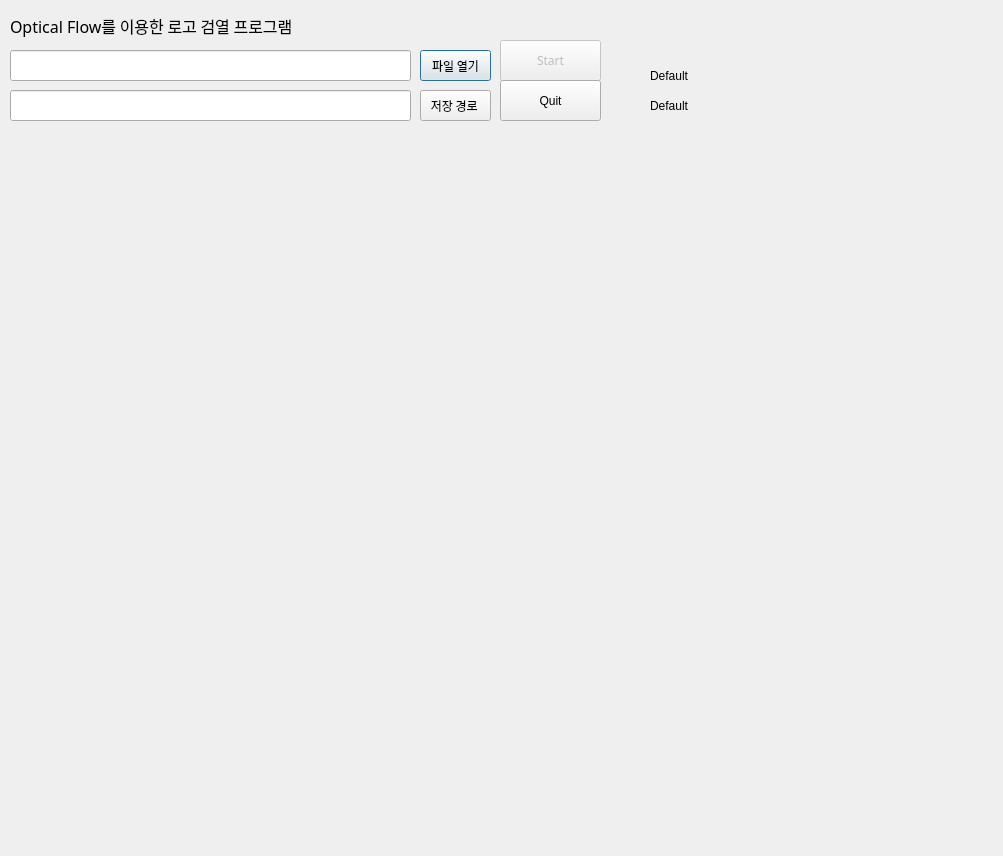
<?xml version="1.0" encoding="UTF-8"?>
<ui version="4.0">
 <class>Dialog</class>
 <widget class="QDialog" name="Dialog">
  <property name="geometry">
   <rect>
    <x>0</x>
    <y>0</y>
    <width>1003</width>
    <height>856</height>
   </rect>
  </property>
  <property name="windowTitle">
   <string>Dialog</string>
  </property>
  <widget class="QPushButton" name="openButton">
   <property name="geometry">
    <rect>
     <x>420</x>
     <y>50</y>
     <width>71</width>
     <height>31</height>
    </rect>
   </property>
   <property name="font">
    <font>
     <family>함초롬돋움</family>
    </font>
   </property>
   <property name="text">
    <string>파일 열기</string>
   </property>
  </widget>
  <widget class="QLineEdit" name="openRoute">
   <property name="geometry">
    <rect>
     <x>10</x>
     <y>50</y>
     <width>401</width>
     <height>31</height>
    </rect>
   </property>
   <property name="font">
    <font>
     <family>함초롬돋움</family>
    </font>
   </property>
   <property name="readOnly">
    <bool>true</bool>
   </property>
  </widget>
  <widget class="QPushButton" name="startButton">
   <property name="enabled">
    <bool>false</bool>
   </property>
   <property name="geometry">
    <rect>
     <x>500</x>
     <y>40</y>
     <width>101</width>
     <height>41</height>
    </rect>
   </property>
   <property name="font">
    <font>
     <family>함초롬돋움</family>
    </font>
   </property>
   <property name="text">
    <string>Start</string>
   </property>
  </widget>
  <widget class="QLineEdit" name="saveRoute">
   <property name="geometry">
    <rect>
     <x>10</x>
     <y>90</y>
     <width>401</width>
     <height>31</height>
    </rect>
   </property>
   <property name="font">
    <font>
     <family>함초롬돋움</family>
    </font>
   </property>
   <property name="text">
    <string/>
   </property>
   <property name="readOnly">
    <bool>true</bool>
   </property>
  </widget>
  <widget class="QPushButton" name="saveButton">
   <property name="geometry">
    <rect>
     <x>420</x>
     <y>90</y>
     <width>71</width>
     <height>31</height>
    </rect>
   </property>
   <property name="font">
    <font>
     <family>함초롬돋움</family>
    </font>
   </property>
   <property name="text">
    <string>저장 경로 </string>
   </property>
  </widget>
  <widget class="QLabel" name="label">
   <property name="geometry">
    <rect>
     <x>10</x>
     <y>10</y>
     <width>391</width>
     <height>31</height>
    </rect>
   </property>
   <property name="font">
    <font>
     <family>함초롬돋움</family>
     <pointsize>12</pointsize>
    </font>
   </property>
   <property name="text">
    <string>Optical Flow를 이용한 로고 검열 프로그램</string>
   </property>
  </widget>
  <widget class="QPushButton" name="quitButton">
   <property name="geometry">
    <rect>
     <x>500</x>
     <y>80</y>
     <width>101</width>
     <height>41</height>
    </rect>
   </property>
   <property name="text">
    <string>Quit</string>
   </property>
  </widget>
  <widget class="QLabel" name="video_label">
   <property name="geometry">
    <rect>
     <x>50</x>
     <y>170</y>
     <width>921</width>
     <height>651</height>
    </rect>
   </property>
   <property name="text">
    <string/>
   </property>
  </widget>
  <widget class="QLabel" name="StatusLabel">
   <property name="geometry">
    <rect>
     <x>650</x>
     <y>50</y>
     <width>171</width>
     <height>51</height>
    </rect>
   </property>
   <property name="text">
    <string>Default</string>
   </property>
  </widget>
  <widget class="QLabel" name="BackStatus">
   <property name="geometry">
    <rect>
     <x>650</x>
     <y>90</y>
     <width>221</width>
     <height>31</height>
    </rect>
   </property>
   <property name="text">
    <string>Default</string>
   </property>
  </widget>
  <widget class="QLabel" name="currentcnt">
   <property name="geometry">
    <rect>
     <x>370</x>
     <y>11</y>
     <width>81</width>
     <height>21</height>
    </rect>
   </property>
   <property name="text">
    <string/>
   </property>
  </widget>
 </widget>
 <resources/>
 <connections/>
</ui>
